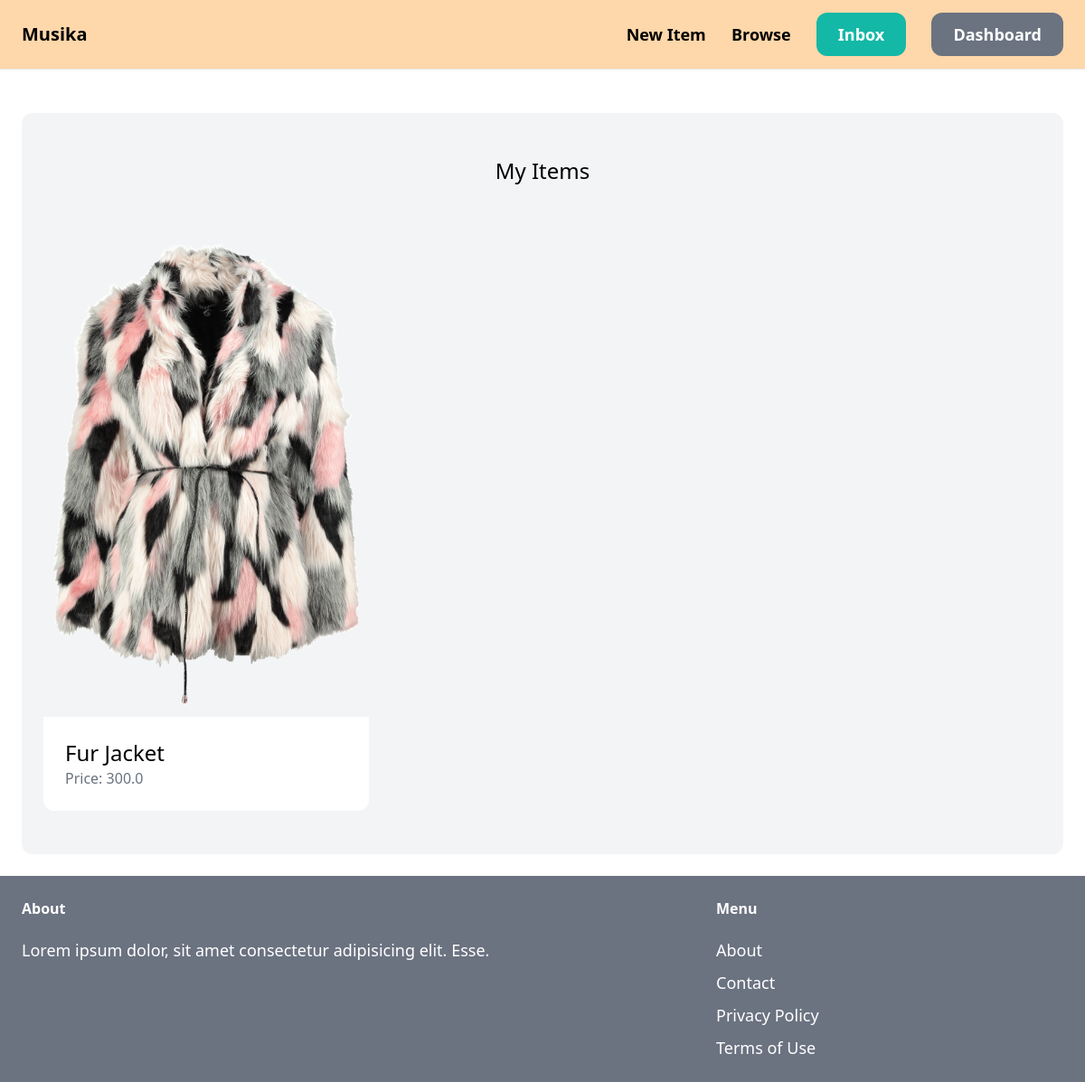
The app's page /dashboard/ (signed in) with its own data.
### item/models.py (models this page shows, shortened)
class Item(models.Model):
    category = models.ForeignKey(Category, related_name='items', on_delete=models.CASCADE)
    name = models.CharField(max_length=255)
    description = models.TextField(blank=True, null=True)
    price = models.FloatField()
    image = models.ImageField(upload_to='items_images', blank=True, null=True)
    is_sold = models.BooleanField(default=False)
    created_by = models.ForeignKey(User, related_name='items', on_delete=models.CASCADE)
    created_at = models.DateField(auto_now_add=True)

### dashboard/views.py (the view)
# urls.py: path('', views.index, name='index'),
@login_required
def index(request):
    items = Item.objects.filter(created_by=request.user)
    return render(request, 'dashboard/index.html', {
        'items': items,
    })

### dashboard/templates/dashboard/index.html (shortened to what this page needs)
{% extends 'core/base.html' %}
{% block content %}
<div class="mt-6 px-6 py-12 bg-gray-100 rounded-xl">
    <h2 class="mb-12 text-2xl text-center">My Items</h2>
    <div class="grid grid-cols-3 gap-3">
        {% for item in items %}
        <div>
            <a href="{% url 'item:detail' item.id %}">
                <div>
                    <img src="{{item.image.url}}" class="rounded-t-xl">
                </div>
                <div class="p-6 bg-white rounded-b-xl">
                    <h2 class="text-2xl">{{item.name}}</h2>
                    <p class="text-gray-500">Price: {{item.price}}</p>
                </div>
            </a>
        </div>
        {% endfor %}
    </div>
</div>
{% endblock %}

### records on screen
Item: image (picture), name "Fur Jacket", price "300.0"
